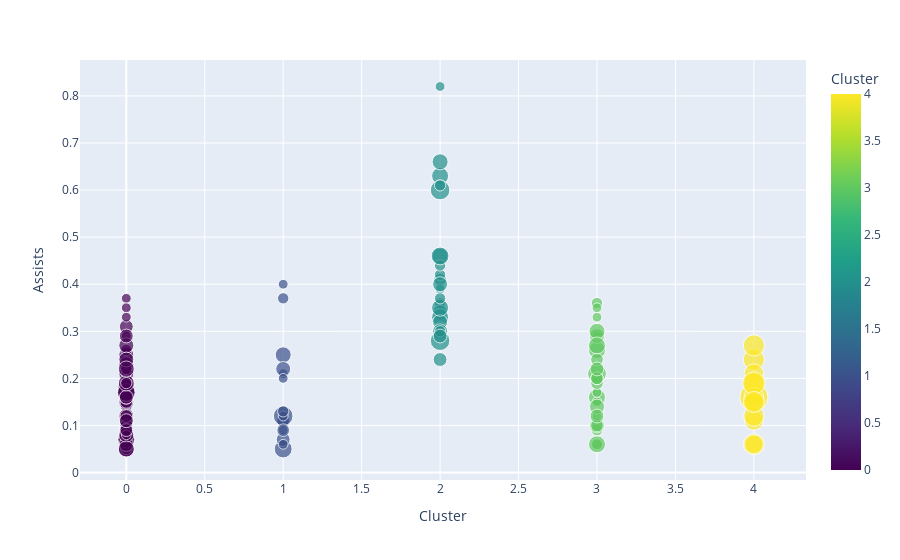

Source (notebook cell):
### Markdown cell above
**Insight**

As expected one of the clusters (Cluster 4) is grouped by players who have raw ability to score goals at a higher level than others in our sample. As such, Cluster 4 represents forward players with the highest propensity to score goals.

### Code cell
fig = px.scatter(df_stats5, x='Cluster', y='Assists', hover_data=['Player','Min','Pos','Comp','G/SoT','PasAss','PasProg','GCA','Goals'], color='Cluster', size='Goals',color_continuous_scale='Viridis')

fig.show()

### Figure 1 — Plotly figure (JSON) as saved in the notebook; plotly's stock layout.template omitted (floating-point values rounded to 4 significant figures; data arrays with more than 128 entries replaced by an {"elided": "..."} marker saying what was removed)
{"data": [{"customdata": {"elided": "134x9 mixed values"}, "hovertemplate": "Cluster=%{marker.color}<br>Assists=%{y}<br>Goals=%{customdata[8]}<br>Player=%{customdata[0]}<br>Min=%{customdata[1]}<br>Pos=%{customdata[2]}<br>Comp=%{customdata[3]}<br>G/SoT=%{customdata[4]}<br>PasAss=%{customdata[5]}<br>PasProg=%{customdata[6]}<br>GCA=%{customdata[7]}<extra></extra>", "legendgroup": "", "marker": {"color": {"elided": "134 int values"}, "coloraxis": "coloraxis", "size": {"elided": "134 int values"}, "sizemode": "area", "sizeref": 0.0625, "symbol": "circle"}, "mode": "markers", "name": "", "orientation": "v", "showlegend": false, "type": "scatter", "x": {"elided": "134 int values"}, "xaxis": "x", "y": {"elided": "134 float values"}, "yaxis": "y"}], "layout": {"coloraxis": {"colorbar": {"title": {"text": "Cluster"}}, "colorscale": [[0, "#440154"], [0.1111, "#482878"], [0.2222, "#3e4989"], [0.3333, "#31688e"], [0.4444, "#26828e"], [0.5556, "#1f9e89"], [0.6667, "#35b779"], [0.7778, "#6ece58"], [0.8889, "#b5de2b"], [1, "#fde725"]]}, "legend": {"itemsizing": "constant", "tracegroupgap": 0}, "margin": {"t": 60}, "xaxis": {"anchor": "y", "domain": [0, 1], "title": {"text": "Cluster"}}, "yaxis": {"anchor": "x", "domain": [0, 1], "title": {"text": "Assists"}}}}
